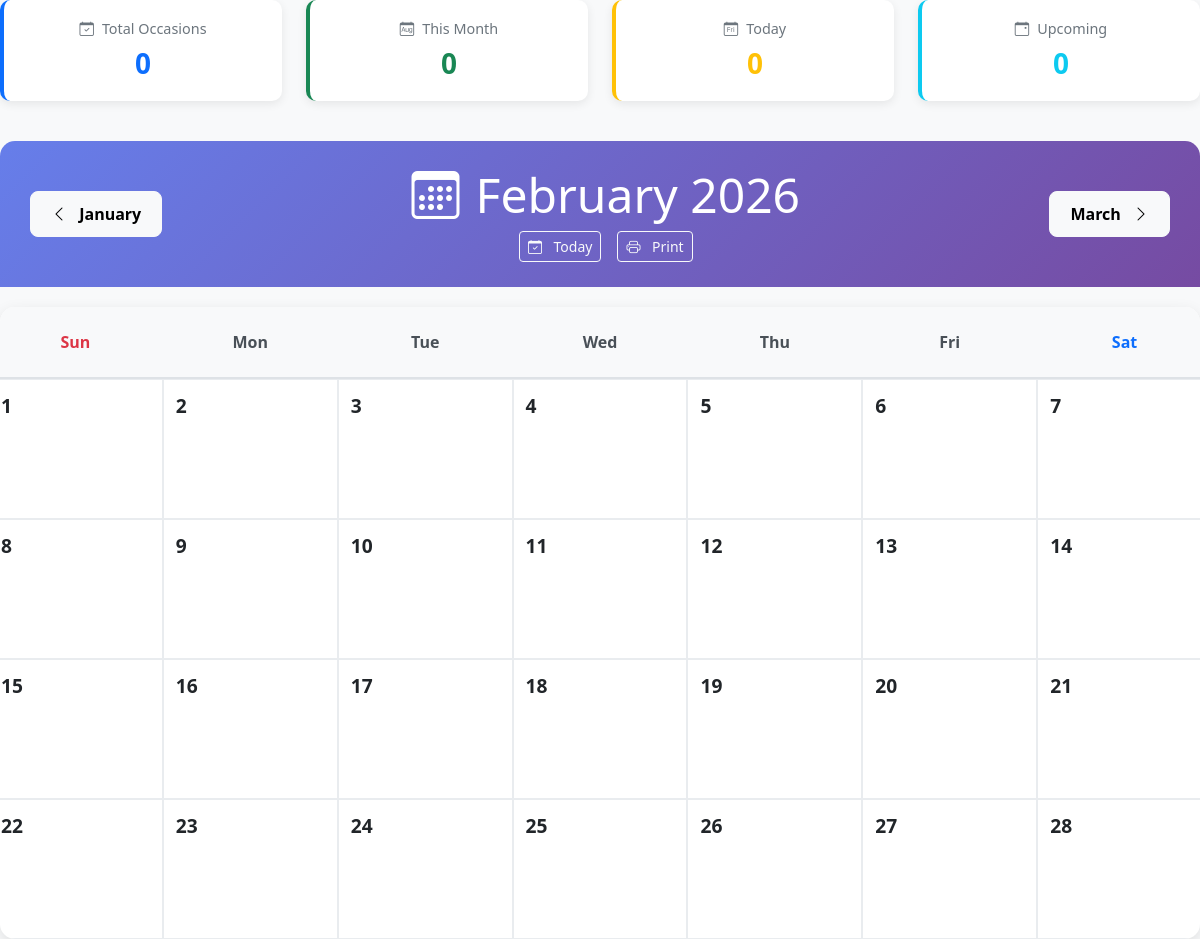
The app's page /calender.php?month=2&year=2026, older data.
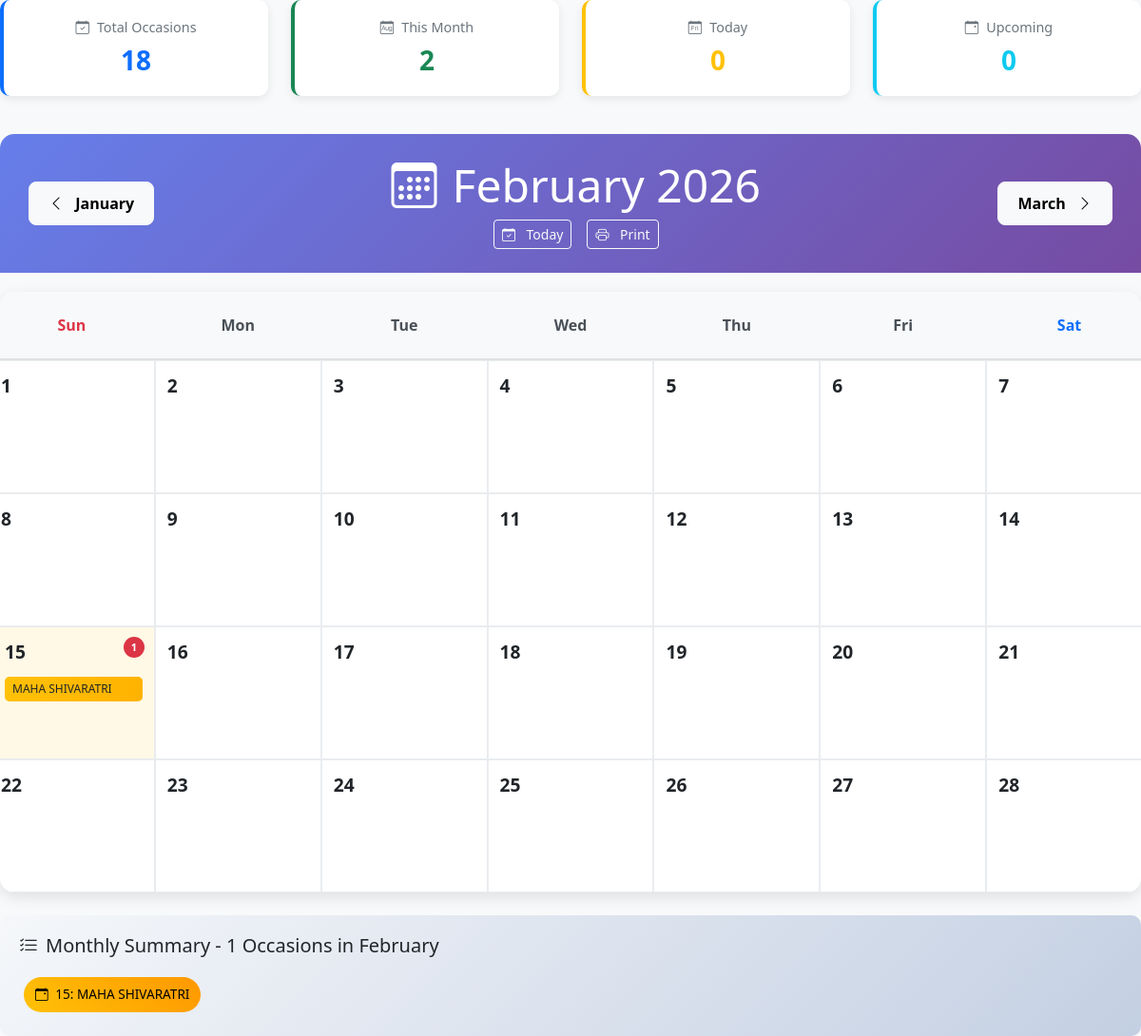
The same page, newer data.
### tables this page shows
CREATE TABLE `office_occasion` (
  `id` int(11) NOT NULL,
  `title` varchar(100) NOT NULL,
  `day` varchar(10) NOT NULL,
  `month` varchar(10) NOT NULL,
  `year` varchar(10) NOT NULL,
  `added_by_id` varchar(100) NOT NULL,
  `add_date` varchar(20) NOT NULL,
  `add_time` varchar(20) NOT NULL
);

### calender.php (the view, shortened to what the changed rows need)
<?php
$conn = mysqli_connect("localhost", "root", "Sdk@1259", "employee");
$month = isset($_GET['month']) ? (int)$_GET['month'] : date('m');
$year  = isset($_GET['year'])  ? (int)$_GET['year']  : date('Y');
function getStats($conn) {
    $stats = [
        'total' => 0,
        'thisMonth' => 0,
        'today' => 0,
        'upcoming' => 0
    ];
    $result = mysqli_query($conn, "SELECT COUNT(*) as total FROM office_occasion");
    if ($row = mysqli_fetch_assoc($result)) {
        $stats['total'] = $row['total'];
    }
    $currentMonth = date('F');
    $currentYear = date('Y');
    $result = mysqli_query($conn, "SELECT COUNT(*) as total FROM office_occasion
                                   WHERE month = '$currentMonth' AND year = '$currentYear'");
    if ($row = mysqli_fetch_assoc($result)) {
        $stats['thisMonth'] = $row['total'];
    }
    $today = date('Y-m-d');
    $result = mysqli_query($conn, "SELECT COUNT(*) as total FROM office_occasion
                                   WHERE day = '".date('d')."'
AND month = '".date('F')."'
AND year = '".date('Y')."'");
    if ($row = mysqli_fetch_assoc($result)) {
        $stats['today'] = $row['total'];
    }
    $nextWeek = date('Y-m-d', strtotime('+7 days'));
    $result = mysqli_query($conn, "SELECT COUNT(*) as total FROM office_occasion
                                   WHERE CONCAT(year, '-', month, '-', day)
                                   BETWEEN DATE_ADD('$today', INTERVAL 1 DAY) AND '$nextWeek'");
    if ($row = mysqli_fetch_assoc($result)) {
        $stats['upcoming'] = $row['total'];
    }
    return $stats;
}
$stats = getStats($conn);
$occasionArr = [];
$monthName = date("F", mktime(0,0,0,$month,1,$year));
$yearStr = (string)$year;
$q = mysqli_query($conn, "SELECT * FROM office_occasion
                          WHERE month = '$monthName' AND year = '$yearStr'
                          ORDER BY CAST(day AS UNSIGNED), add_date DESC");
while($row = mysqli_fetch_assoc($q)){
    $day = (int)$row['day'];
    if (!isset($occasionArr[$day])) {
        $occasionArr[$day] = [];
    }
    $occasionArr[$day][] = $row;
}
$firstDayOfMonth = date('w', strtotime("$year-$month-01"));
$daysInMonth = date('t', strtotime("$year-$month-01"));
?>
<!DOCTYPE html>
<html lang="en">
<head>
<link href="https://cdn.jsdelivr.net/npm/bootstrap@5.3.0-alpha1/dist/css/bootstrap.min.css" rel="stylesheet">
<link rel="stylesheet" href="https://cdn.jsdelivr.net/npm/bootstrap-icons@1.10.0/font/bootstrap-icons.css">
</head>
<body>
<div class="container-fluid calendar-container">
    <div class="row mb-4">
        <div class="col-md-3 mb-3">
            <div class="stats-card border-start border-primary border-4">
                <h6><i class="bi bi-calendar-check me-2"></i>Total Occasions</h6>
                <h3 class="text-primary"><?php echo $stats['total']; ?></h3>
            </div>
        </div>
        <div class="col-md-3 mb-3">
            <div class="stats-card border-start border-success border-4">
                <h6><i class="bi bi-calendar-month me-2"></i>This Month</h6>
                <h3 class="text-success"><?php echo $stats['thisMonth']; ?></h3>
            </div>
        </div>
    </div>
    <div class="calendar-header">
        <div class="d-flex justify-content-between align-items-center">
            <div class="text-center">
                <h1 class="display-5 mb-2"><i class="bi bi-calendar3 me-3"></i><?= $monthName ?> <?= $year ?></h1>
            </div>
        </div>
    </div>
    <div class="calendar-body">
        <div class="row">
            <?php
            for($day = 1; $day <= $daysInMonth; $day++){
                $hasOccasions = isset($occasionArr[$day]);
                $classes = "calendar-day h-100 d-flex flex-column";
                if ($hasOccasions) $classes .= " has-occasion";
                echo '<div class="col p-0">';
                echo '<div class="'.$classes.'" onclick="showDayDetails('.$day.', '.$month.', '.$year.')">';
                echo '<div class="day-number">'.$day.'</div>';
                if ($hasOccasions) {
                    $count = count($occasionArr[$day]);
                    echo '<span class="occasion-count">'.$count.'</span>';
                }
                if ($hasOccasions) {
                    echo '<div class="occasion-list flex-grow-1">';
                    $displayCount = min(2, count($occasionArr[$day]));
                    for ($i = 0; $i < $displayCount; $i++) {
                        $occasion = $occasionArr[$day][$i];
                        echo '<div class="occasion-item" title="'.htmlspecialchars($occasion['title']).'">';
                        echo htmlspecialchars(substr($occasion['title'], 0, 20));
                        echo '</div>';
                    }
                    echo '</div>';
                }
                echo '</div></div>';
                if (($day + $firstDayOfMonth) % 7 == 0 && $day != $daysInMonth) {
                    echo '</div><div class="row">';
                }
            }
            ?>
        </div>
    </div>
    <?php
    $monthOccasionCount = 0;
    foreach ($occasionArr as $day => $occasions) {
        $monthOccasionCount += count($occasions);
    }
    if ($monthOccasionCount > 0){ ?>
    <div class="month-summary mt-4">
        <h5 class="mb-3"><i class="bi bi-list-check me-2"></i>Monthly Summary - <?= $monthOccasionCount ?> Occasions in <?= $monthName ?></h5>
        <div class="d-flex flex-wrap">
            <?php
            ksort($occasionArr);
            foreach ($occasionArr as $day => $occasions){
                foreach ($occasions as $occasion){ ?>
                    <span class="badge-occasion">
                        <i class="bi bi-calendar-event me-1"></i>
                        <?= $day ?>: <?= htmlspecialchars($occasion['title']) ?>
                    </span>
                <?php }
            } ?>
        </div>
    </div>
    <?php } ?>
</div>
</body>
</html>

Row changes from the older to the newer data that the page shows:
added office_occasion: title "MAHA SHIVARATRI", day "15"
Text that changed along with them:
$stats['total']: "0" → "18"
$stats['thisMonth']: "0" → "2"
$monthOccasionCount: (not shown) → "1"
$monthName: (not shown) → "February"
new list line: "15 1"
text now shown: "Monthly Summary - Occasions in"
list line gone: "28"
